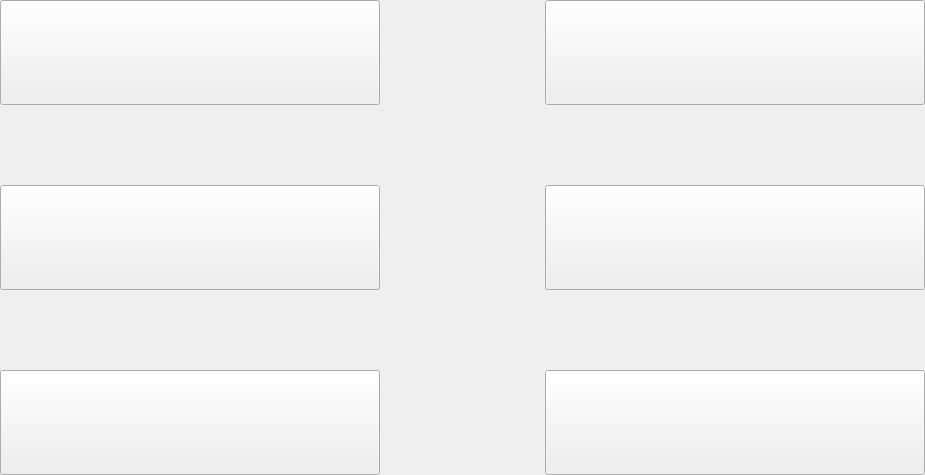
               <widget class="QWidget" name="page_home_menu">
                <layout class="QGridLayout" name="gridLayout_10">
                 <property name="leftMargin">
                  <number>0</number>
                 </property>
                 <property name="topMargin">
                  <number>0</number>
                 </property>
                 <property name="rightMargin">
                  <number>0</number>
                 </property>
                 <property name="bottomMargin">
                  <number>0</number>
                 </property>
                 <property name="horizontalSpacing">
                  <number>165</number>
                 </property>
                 <property name="verticalSpacing">
                  <number>80</number>
                 </property>
                 <item row="1" column="0">
                  <widget class="QPushButton" name="btn_society">
                   <property name="minimumSize">
                    <size>
                     <width>380</width>
                     <height>105</height>
                    </size>
                   </property>
                   <property name="maximumSize">
                    <size>
                     <width>380</width>
                     <height>105</height>
                    </size>
                   </property>
                   <property name="font">
                    <font>
                     <family>楷体</family>
                     <pointsize>26</pointsize>
                     <bold>true</bold>
                    </font>
                   </property>
                   <property name="focusPolicy">
                    <enum>Qt::TabFocus</enum>
                   </property>
                   <property name="text">
                    <string/>
                   </property>
                  </widget>
                 </item>
                 <item row="0" column="1">
                  <widget class="QPushButton" name="btn_work">
                   <property name="minimumSize">
                    <size>
                     <width>380</width>
                     <height>105</height>
                    </size>
                   </property>
                   <property name="maximumSize">
                    <size>
                     <width>380</width>
                     <height>105</height>
                    </size>
                   </property>
                   <property name="font">
                    <font>
                     <family>楷体</family>
                     <pointsize>26</pointsize>
                     <italic>false</italic>
                     <bold>true</bold>
                    </font>
                   </property>
                   <property name="focusPolicy">
                    <enum>Qt::TabFocus</enum>
                   </property>
                   <property name="styleSheet">
                    <string notr="true"/>
                   </property>
                   <property name="text">
                    <string/>
                   </property>
                  </widget>
                 </item>
                 <item row="1" column="1">
                  <widget class="QPushButton" name="btn_medical">
                   <property name="minimumSize">
                    <size>
                     <width>380</width>
                     <height>105</height>
                    </size>
                   </property>
                   <property name="maximumSize">
                    <size>
                     <width>380</width>
                     <height>105</height>
                    </size>
                   </property>
                   <property name="font">
                    <font>
                     <family>楷体</family>
                     <pointsize>26</pointsize>
                     <bold>true</bold>
                    </font>
                   </property>
                   <property name="focusPolicy">
                    <enum>Qt::TabFocus</enum>
                   </property>
                   <property name="text">
                    <string/>
                   </property>
                  </widget>
                 </item>
                 <item row="2" column="1">
                  <widget class="QPushButton" name="btn_law">
                   <property name="minimumSize">
                    <size>
                     <width>380</width>
                     <height>105</height>
                    </size>
                   </property>
                   <property name="maximumSize">
                    <size>
                     <width>380</width>
                     <height>105</height>
                    </size>
                   </property>
                   <property name="font">
                    <font>
                     <family>楷体</family>
                     <pointsize>26</pointsize>
                     <bold>true</bold>
                    </font>
                   </property>
                   <property name="focusPolicy">
                    <enum>Qt::TabFocus</enum>
                   </property>
                   <property name="text">
                    <string/>
                   </property>
                  </widget>
                 </item>
                 <item row="2" column="0">
                  <widget class="QPushButton" name="btn_education">
                   <property name="minimumSize">
                    <size>
                     <width>380</width>
                     <height>105</height>
                    </size>
                   </property>
                   <property name="maximumSize">
                    <size>
                     <width>380</width>
                     <height>105</height>
                    </size>
                   </property>
                   <property name="font">
                    <font>
                     <family>楷体</family>
                     <pointsize>26</pointsize>
                     <bold>true</bold>
                    </font>
                   </property>
                   <property name="focusPolicy">
                    <enum>Qt::TabFocus</enum>
                   </property>
                   <property name="text">
                    <string/>
                   </property>
                  </widget>
                 </item>
                 <item row="0" column="0">
                  <widget class="QPushButton" name="btn_intro">
                   <property name="minimumSize">
                    <size>
                     <width>380</width>
                     <height>105</height>
                    </size>
                   </property>
                   <property name="maximumSize">
                    <size>
                     <width>380</width>
                     <height>105</height>
                    </size>
                   </property>
                   <property name="font">
                    <font>
                     <family>楷体</family>
                     <pointsize>26</pointsize>
                     <italic>false</italic>
                     <bold>true</bold>
                    </font>
                   </property>
                   <property name="focusPolicy">
                    <enum>Qt::TabFocus</enum>
                   </property>
                   <property name="styleSheet">
                    <string notr="true"/>
                   </property>
                   <property name="text">
                    <string/>
                   </property>
                  </widget>
                 </item>
                </layout>
               </widget>
